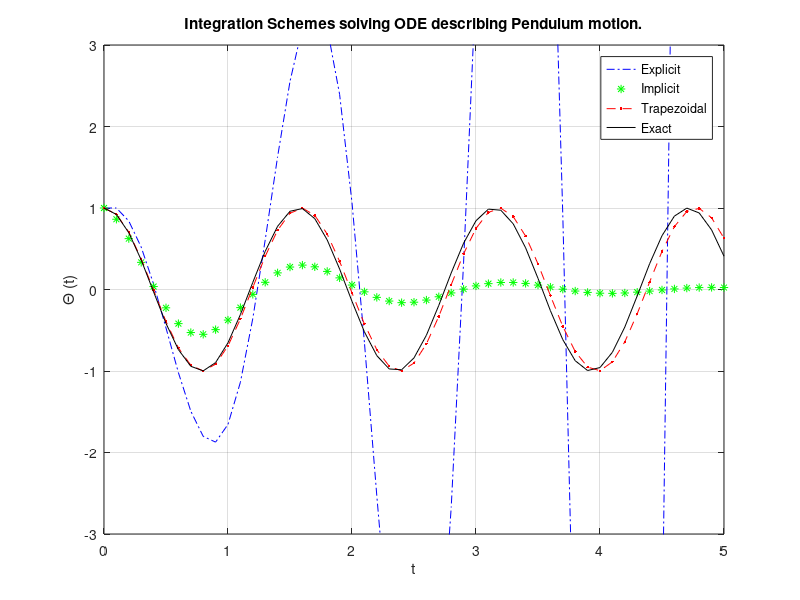

Recreate this plot in MATLAB.
% Script demonstrating Numerical Stability of ODEs Integration schemes.
% Author: Chris B. Kirov
% Date: 25.10.2017
clc; clear; close all;

% Define parameters.
h = 0.1;                                                                  % grid spacing.
t = 0 : h : 5;                                                           % 1D grid within [0,5].
w = 4;                                                                     % w = g / l, where T = 2 * pi * sqrt(g/L) and  f = 1/T; g = 9.81 [m/s^2]. l = 2.45 [m].
S0 = [1 ; 0];                                                          % initial conditions: theta = 1 [rad] (57.29 deg), d(theta)/dt = 0 [rad/s]. 

M_E = [1, h; -w^2 * h, 1];                                  % Explicit Euler Method.
M_I = inv( [1, -h; w^2 * h, 1] );                         % Implicit Euler Method.
M_T = inv( [1, -h / 2; w^2 * h / 2, 1] ) * [1, h / 2; -w^2 * h / 2, 1]; % Trapezoidal Method. 

% Integrate
S_E = S0';                                                             % Initialise.
S_I = S0';
S_T = S0'; 

for j = 1 : length(t) - 1
  
  S_E( j+1, : ) = [ M_E * S_E( j, : )' ]';            % column vector = Matrix * row vector.
  S_I( j+1, : ) = [ M_I * S_I( j, : )' ]';
  S_T( j+1, : ) = [ M_T * S_T( j, : )' ]';
  
end  

% Plot solutions representing Pendulum Position.
plot(t, S_E(:, 1), 'b-.', t, S_I(:, 1), 'g*', t, S_T(:, 1), 'r--.', t, cos(w*t), 'k' )
axis([0 5 -3 3])
grid on
title('Integration Schemes solving ODE describing Pendulum motion.')
xlabel('t')
ylabel('\Theta (t)')
legend('Explicit', 'Implicit', 'Trapezoidal', 'Exact' )
